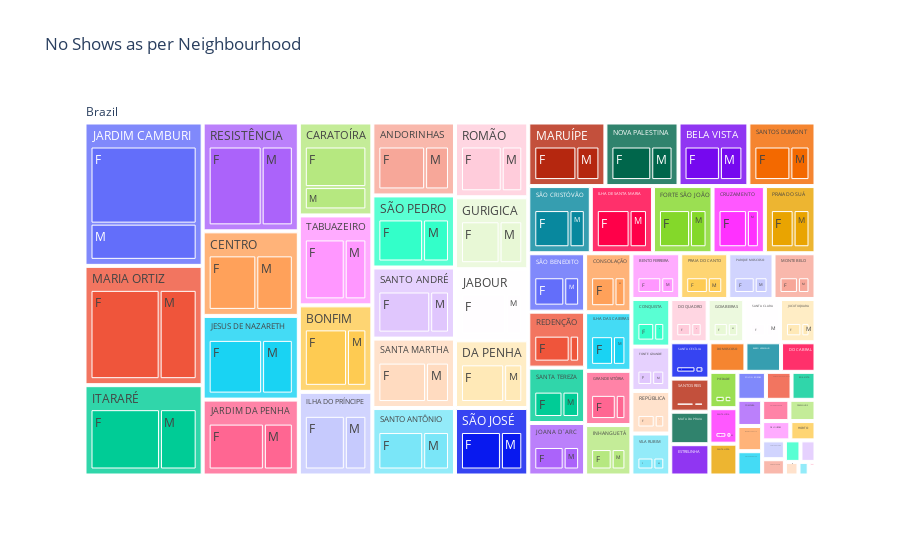

The notebook cell saved with this chart:
### Markdown cell above
#### No Shows as per Neighbourhood

### Code cell
df_for_plots["All"]="Brazil"
fig = px.treemap(data_frame=df_for_plots,path=['All','Neighbourhood','Gender'],
                         values='NoShow',title='No Shows as per Neighbourhood')
fig.show()

### Figure 1 — Plotly figure (JSON) as saved in the notebook; plotly's stock layout.template omitted (floating-point values rounded to 4 significant figures; data arrays with more than 128 entries replaced by an {"elided": "..."} marker saying what was removed)
{"data": [{"branchvalues": "total", "domain": {"x": [0, 1], "y": [0, 1]}, "hovertemplate": "labels=%{label}<br>NoShow=%{value}<br>parent=%{parent}<br>id=%{id}<extra></extra>", "ids": {"elided": "241 str values"}, "labels": {"elided": "241 str values"}, "name": "", "parents": {"elided": "241 str values"}, "type": "treemap", "values": {"elided": "241 int values"}}], "layout": {"legend": {"tracegroupgap": 0}, "title": {"text": "No Shows as per Neighbourhood"}}}
